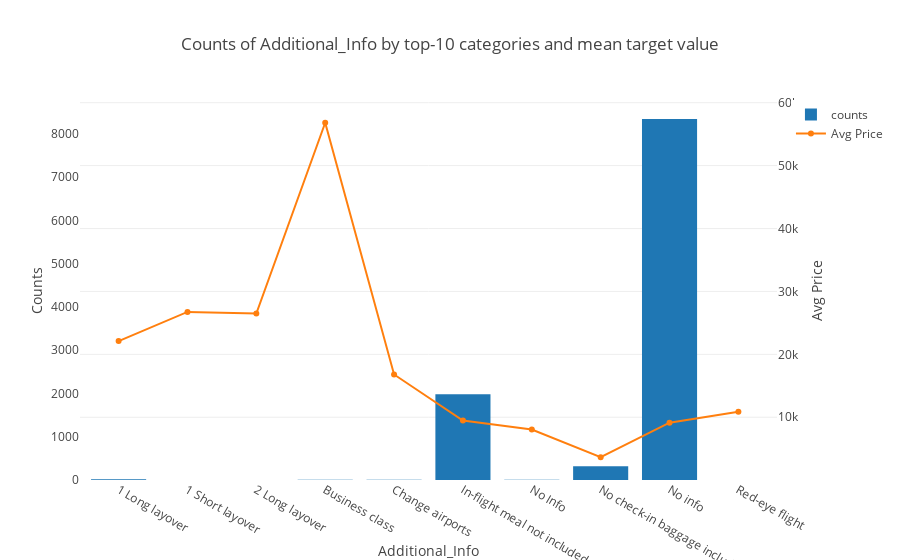

Notebook code cell kept with this figure:
### Code cell
plot_cat('Additional_Info')

### Figure 1 — Plotly figure (JSON) as saved in the notebook; plotly's stock layout.template omitted (floating-point values rounded to 4 significant figures)
{"data": [{"name": "counts", "type": "bar", "uid": "ef8e6789-d438-4b52-834b-22ded6158ecd", "x": ["1 Long layover", "1 Short layover", "2 Long layover", "Business class", "Change airports", "In-flight meal not included", "No Info", "No check-in baggage included", "No info", "Red-eye flight"], "y": [19, 1, 1, 4, 7, 1982, 3, 320, 8345, 1]}, {"name": "Avg Price", "type": "scatter", "uid": "3042444b-47a8-4330-977d-ca53095ac8aa", "x": ["1 Long layover", "1 Short layover", "2 Long layover", "Business class", "Change airports", "In-flight meal not included", "No Info", "No check-in baggage included", "No info", "Red-eye flight"], "y": [22110.0, 26743, 26480, 56810.0, 16800.0, 9472.0, 8045.0, 3645.0, 9141.0, 10873], "yaxis": "y2"}], "layout": {"legend": {"orientation": "v"}, "title": {"text": "Counts of Additional_Info by top-10 categories and mean target value"}, "xaxis": {"showgrid": false, "showline": false, "title": {"text": "Additional_Info"}, "zeroline": false}, "yaxis": {"showgrid": false, "showline": false, "title": {"text": "Counts"}, "zeroline": false}, "yaxis2": {"overlaying": "y", "side": "right", "title": {"text": "Avg Price"}}}}
